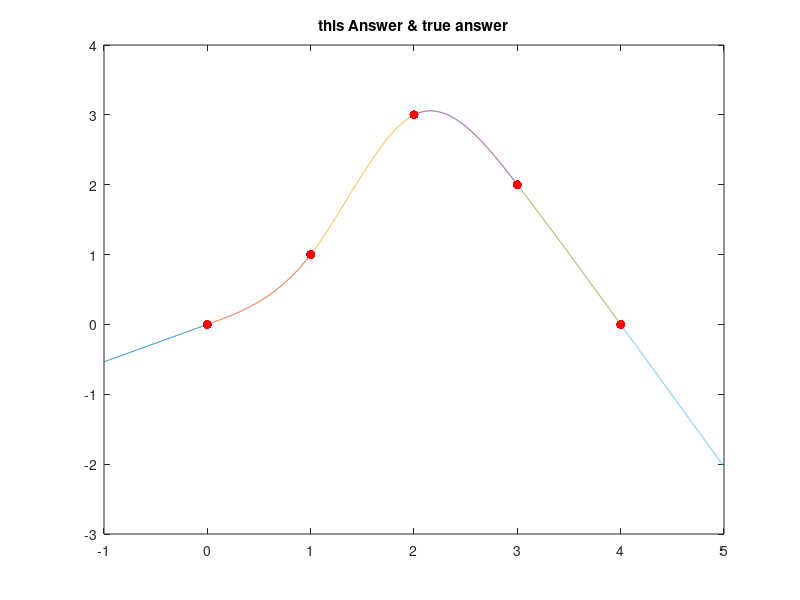
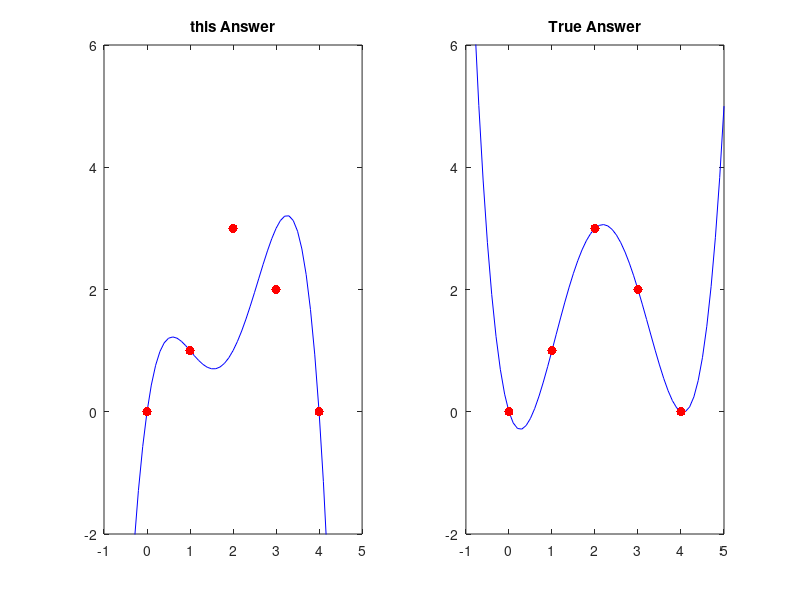

Source code (MATLAB) for these figures, in order:
clear all
fg=[0 1 3 2 0];
xx=[0 1 2 3 4];

h=0.001;
% st ans
figure(8); clf
w=1;
basex=repmat(0:h:1-h,[length(xx)+1 1])';
xn=repmat([xx(1)-w xx],[size(basex,1) 1]);
xn=xn+basex;    


yn(:,1) = (15*xn(:,1))/28;
yn(:,2) = (13*xn(:,2).^3)/28 + (15*xn(:,2))/28;
yn(:,3) = (93*xn(:,3))/28 - (6*(xn(:,3) - 1).^3)/7 - (13*(xn(:,3) - 2).^3)/28 - 39/14;
yn(:,4) = (6*(xn(:,4) - 3).^3)/7 - (xn(:,4) - 2).^3/28 - (51*xn(:,4))/28 + 15/2;
yn(:,5) = (xn(:,5) - 4).^3/28 - (57*xn(:,5))/28 + 57/7;
yn(:,6) =  57/7 - (57*xn(:,6))/28;

plot(xn,yn), hold on;


plot(xx,fg,'r.','MarkerSize',20), hold on;
title('this Answer & true answer');

figure(9); clf

subplot(1,2,1); 
x=-1:0.1:5;
p1= @(x) (x.*(x-1).*(x-3).*(x-4))/4-(x.*(x-1).*(x-2).*(x-4))/2-(x.*(x-2).*(x-3).*(x-4))/6;

plot(x,p1(x),'b-'), hold on;
plot(xx,fg,'r.','MarkerSize',20), hold on;
set(gca,'xlim',[-1,5],'ylim',[-2,6]);
title('this Answer');

p1=@(x) (3*x.*(x - 1).*(x - 3).*(x - 4))/4 - (x.*(x - 1).*(x - 2).*(x - 4))/3 - (x.*(x - 2).*(x - 3).*(x - 4))/6;
subplot(1,2,2); 
  plot(x,p1(x),'b-'), hold on;
plot(xx,fg,'r.','MarkerSize',20), hold on;
set(gca,'xlim',[-1,5],'ylim',[-2,6]);
title('True Answer');



